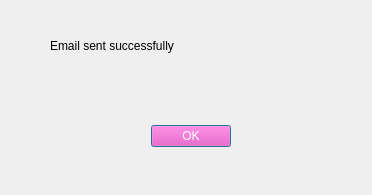
<?xml version="1.0" encoding="UTF-8"?>
<ui version="4.0">
 <class>Dialog</class>
 <widget class="QDialog" name="Dialog">
  <property name="geometry">
   <rect>
    <x>0</x>
    <y>0</y>
    <width>372</width>
    <height>195</height>
   </rect>
  </property>
  <property name="windowTitle">
   <string>Dialog</string>
  </property>
  <widget class="QDialogButtonBox" name="buttonBox">
   <property name="geometry">
    <rect>
     <x>60</x>
     <y>120</y>
     <width>171</width>
     <height>32</height>
    </rect>
   </property>
   <property name="styleSheet">
    <string notr="true">color: rgb(255, 255, 255);
background-color: rgb(254, 44, 187);</string>
   </property>
   <property name="orientation">
    <enum>Qt::Horizontal</enum>
   </property>
   <property name="standardButtons">
    <set>QDialogButtonBox::Ok</set>
   </property>
  </widget>
  <widget class="QLabel" name="label">
   <property name="geometry">
    <rect>
     <x>50</x>
     <y>30</y>
     <width>301</width>
     <height>31</height>
    </rect>
   </property>
   <property name="text">
    <string>Email sent successfully</string>
   </property>
  </widget>
 </widget>
 <resources/>
 <connections>
  <connection>
   <sender>buttonBox</sender>
   <signal>rejected()</signal>
   <receiver>Dialog</receiver>
   <slot>reject()</slot>
   <hints>
    <hint type="sourcelabel">
     <x>316</x>
     <y>260</y>
    </hint>
    <hint type="destinationlabel">
     <x>286</x>
     <y>274</y>
    </hint>
   </hints>
  </connection>
  <connection>
   <sender>buttonBox</sender>
   <signal>accepted()</signal>
   <receiver>Dialog</receiver>
   <slot>accept()</slot>
   <hints>
    <hint type="sourcelabel">
     <x>248</x>
     <y>254</y>
    </hint>
    <hint type="destinationlabel">
     <x>157</x>
     <y>274</y>
    </hint>
   </hints>
  </connection>
 </connections>
</ui>
